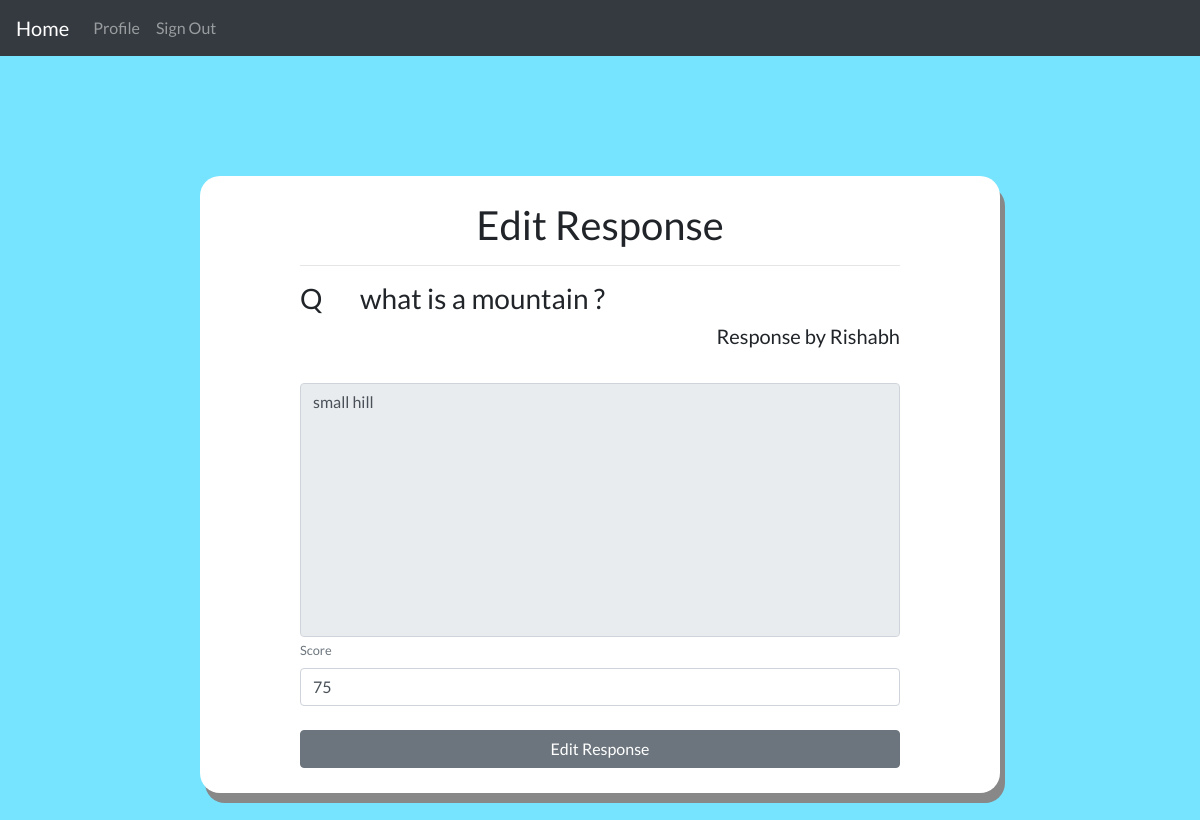
Page /quiz/response-update/gfh657dhf4 (signed in) on the committed database.
### quiz/models.py (models this page shows, shortened)
class Question(models.Model):
    author = models.ForeignKey(User, on_delete=models.CASCADE)
    title = models.CharField(max_length=200)
    model_answer = models.TextField(null=True)
    question_code = models.CharField(max_length=200, default=uuid4().hex[:6])
    slug = models.SlugField(max_length=255, null=True)
    date_added = models.DateTimeField(auto_now_add=True, null=True, blank=True)

class Response(models.Model):
    user = models.ForeignKey(User, null=False, on_delete=models.CASCADE)
    question = models.ForeignKey(
        Question, on_delete=models.CASCADE, related_name='responses')
    body = models.TextField(null=False)
    marks = models.IntegerField(default=0, validators=[
                                MinValueValidator(0), MaxValueValidator(100)])
    slug = models.SlugField(max_length=255, null=True)
    date_added = models.DateTimeField(auto_now_add=True, null=True, blank=True)

### user_auth/models.py (models this page shows, shortened)
class User(AbstractUser):
    first_name = models.CharField(max_length=200, null=True, blank=True)
    last_name = models.CharField(max_length=200, null=True, blank=True)
    username = models.CharField(max_length=200, unique=True)
    email = models.CharField(max_length=200, unique=True)
    slug = models.SlugField()
    is_teacher = models.BooleanField(default=False)

### quiz/views.py (the view, shortened to what this page needs)
class ResponseUpdateView(LoginRequiredMixin, UserPassesTestMixin, UpdateView):
    model = Response
    form_class = ResponseUpdateForm
    template_name = 'quiz/response_update.html'
    def get_context_data(self, **kwargs):
        context = super().get_context_data(**kwargs)
        context["question"] = self.object.question
        return context
    def test_func(self):
        if self.get_object().question.author == self.request.user:
            return True
        return False

### quiz/forms.py
class ResponseUpdateForm(forms.ModelForm):
    body = forms.CharField(widget=forms.Textarea, disabled=True)
    marks = forms.IntegerField(min_value=0, max_value=100)
    class Meta:
        model = Response
        fields = ['body', 'marks']

### quiz/templates/quiz/response_update.html (shortened to what this page needs)
{% extends 'layouts/quiz_page.html' %}
{% load widget_tweaks %}
{% block content %}
<div class="login my-auto">
    <form action="" method="POST" class="login-form">
        <div class="title text-center">
            <h1>Edit Response</h1>
            <hr>
        </div>
        <div class="ques-desc">
            <div class="question">
                <h3>Q</h3>
                <h3>{{question.title}}</h3>
            </div>
            <h5 class="text-right">Response by {{object.user}}</h5>
        </div>
        <div class="form-group my-1 input-field">
            {{form.body|add_class:"form-control"|attr:"placeholder:Answer"}}
            <label for="" class="small">Answer</label>
        </div>
        <div class="form-group my-1 input-field">
            {{form.marks|add_class:"form-control"|attr:"placeholder:Score"}}
            <label for="" class="small">Score</label>
        </div>
        <div class="mt-4">
            <button type="submit" class="btn btn-secondary w-100">Edit Response</button>
        </div>
    </form>
</div>
{% endblock %}

### static/css/quiz_styles.css (style rules this page uses)
body, html { height: 100%; -webkit-box-sizing: border-box; box-sizing: border-box; background-color: #77e4ff; font-family: "Lato", sans-serif; overflow-x: hidden; }
.login { padding: 25px; }
.question { display: -ms-grid; display: grid; -ms-grid-columns: 10% 90%; grid-template-columns: 10% 90%; }
.login-form { height: 100%; max-width: 600px; margin: auto; }
.login-form .input-field { display: -webkit-box; display: -ms-flexbox; display: flex; -webkit-box-orient: vertical; -webkit-box-direction: reverse; -ms-flex-direction: column-reverse; flex-direction: column-reverse; }
.login-form .input-field input:valid + label { color: #6c757d; }
.login-form .input-field label { color: white; }
.login-form .input-field textarea { resize: none; }

### rows in the picture
Question: title "what is a mountain ?"
Response: user "Rishabh", body "small hill", marks "75"
